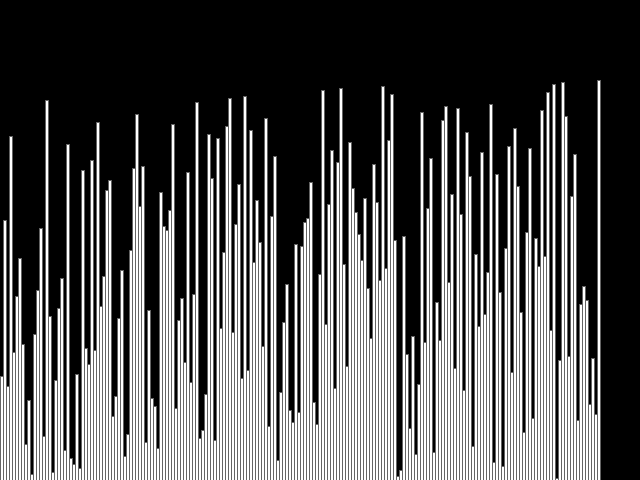
Frame 1 (no input)
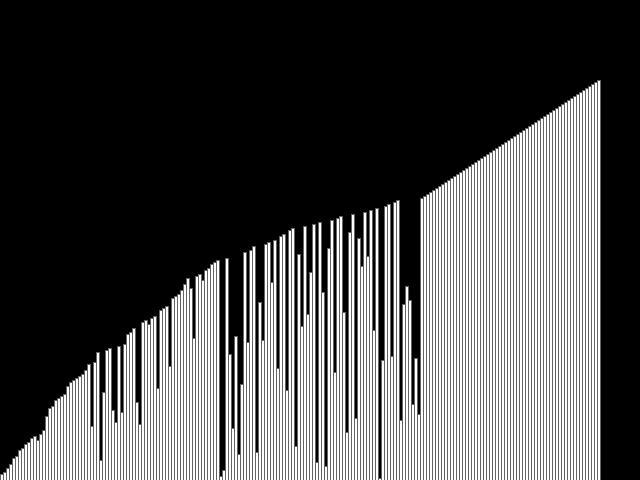
Frame 60 (the mouse pressed at the canvas centre just before this capture)
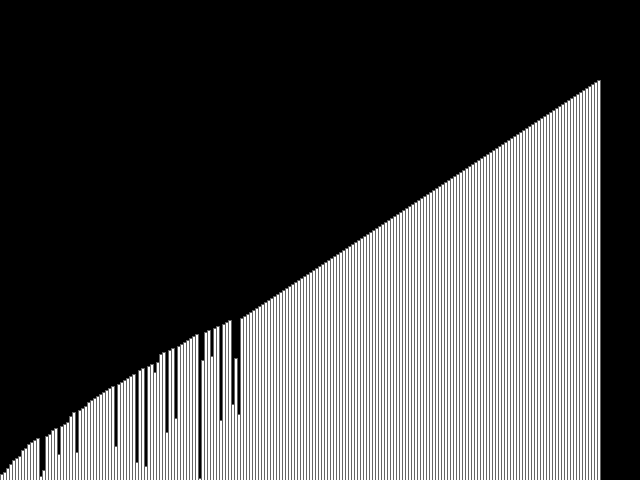
Frame 120 (the mouse held since frame 60 and released just before this capture)

The Processing sketch that drew these frames (run headless with seeded random() and noise(); from frame 60 on, the mouse is pressed at the canvas centre):

// Processing sketch: SortingAlgs
// ── SortingAlgs.pde

SortList sl;
//declare sorter here
BubbleSort bs;
//declare sorter here

void setup() {
  size(640, 480);
  background(0);
  sl = new SortList(200);
  sl.printList();
  frameRate(30);
  fill(255);
  stroke(100);
  //instantiate sorter here
  bs = new BubbleSort();
  //instantiate sorter here
}

void draw() {
  background(0);
  //flagcheck
  if(bs.complete) {
    text(frameCount/frameRate + " seconds", 50, 50);
    stroke(50, 255, 50);
    drawArray(sl.entries);
    stop();
  }
  //flagcheck
  //test sorter by individual passes here
  sl.entries = bs.pass(sl.entries);
  //test sorter by individual passes here
  drawArray(sl.entries);
}

// ── BubbleSort.pde
public class BubbleSort { // complete and tested
  Boolean complete = false;
  
  public int[] pass(int[] list) {
    int[] passedList = list;
    int lastEntry = list[0];
    int swapCount = 0;
    for(int i = 1; i < list.length; i++) {
     if(lastEntry > passedList[i]) {
       passedList[i-1] = passedList[i];
       passedList[i] = lastEntry; // skeet around temp var, since it's already there
       swapCount++;
     }
     lastEntry = passedList[i];
    }
    if(swapCount == 0) {
     complete = true;
    }
    return passedList;
  }
  
  BubbleSort() { }
}

// ── RandomizedArray.pde
public class SortList {
  public int[] entries; // the most critical piece of the list, its entries taking the form of integers for comparison
  
  public void printList() { // prints entries in the given order
   for(int i = 0; i < entries.length; i++) {
    print(entries[i] + ", "); 
   }
   println();
  }
  
  private SortList(int len) { // constructs a shuffled list based on paramater length
    entries = new int[len];
    for(int i = 0; i < entries.length; i++) {
     entries[i] = i+1; 
    }
    printList();
    entries = fisherYatesShuffle(entries);
  }
  SortList() { }
}

public int[] fisherYatesShuffle(int[] list) { // classic shuffling method, essentially picks out random pieces from the list, adding them each to the end of a second list, which eventually becomes the shuffled list.
 int[] shuffledList = new int[list.length]; // second list placeholder for shuffling purposes
 
 for(int i = 0; i < shuffledList.length; i++) {// for loop runs through the shuffled list, inserting pieces from the old list one by one
  int selection = int(random(list.length));//picks an index from the old list
  shuffledList[i] = list[selection];//inserts randomly indexed item from old list into new list //<>//
  int[] newList = new int[list.length-1];//starting here
  for(int j = 0; j < selection; j++) {
    newList[j] = list[j];
  }
  for(int k = selection+1; k < list.length; k++) {
   newList[k-1] = list[k]; 
  }
  list = newList;//going until here is just a list resizer that strikes out the randomly selected entry.
 }
 return shuffledList;
}

// ── Rendering.pde
public void drawArray(int[] array) { // draws array as a bar graph
 final float barWidth = int((float)width / (float)array.length);
 final int barIncrementalHeight = (height-50) / array.length;
 for(int i = 0; i < array.length; i++) {
  float startX = i*barWidth;
  float startY = height-(barIncrementalHeight*array[i]);
  float barHeight = barIncrementalHeight*array[i];
  rect(startX, startY, barWidth, barHeight);
 }
}
